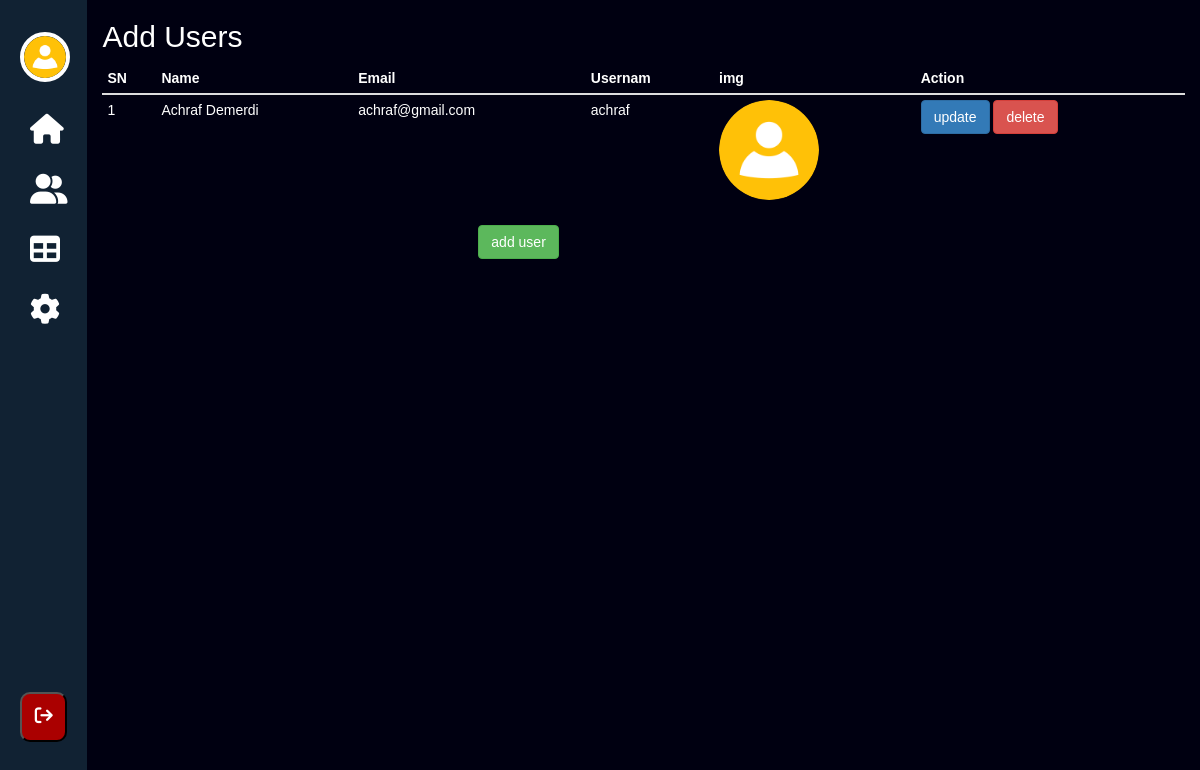
/admin/users.php (signed in), run on the app's committed database.
### tables this page shows
CREATE TABLE `users` (
  `id` int NOT NULL AUTO_INCREMENT,
  `name` varchar(45) DEFAULT NULL,
  `email` varchar(100) DEFAULT NULL,
  `username` varchar(45) DEFAULT NULL,
  `password` varchar(100) DEFAULT NULL,
  `img` varchar(255) DEFAULT NULL,
  PRIMARY KEY (`id`)
);

### admin/users.php (the view)
<?php include 'include/config.php'; ?>
<?php include "dheader.php";?>
    <div class="container" >
        <h2>Add Users </h2>
    <table class="table table-condensed">
    <thead>
      <tr>
        <th>SN</th>
        <th>Name</th>
        <th>Email</th>
        <th>Usernam</th>
        <th>img</th>
        <th>Action</th>
      </tr>
    </thead>
    <tbody>
    <?php
            $sql="SELECT * FROM users";
            $result=mysqli_query($conn,$sql);
            $no=1;
            while($row=mysqli_fetch_assoc($result)){
                echo
                "<tr>
                    <td>".$no++."</td>
                    <td>".$row['name']."</td>
                    <td>".$row['email']."</td>
                    <td>".$row['username']."</td>
                    <td><img src='img/".$row['img']."' width='100px' height='100px' style='border-radius: 50%'></td>
                    <td><a href='updateusers.php?id=".$row['id']."' class='btn btn-primary'>update</a> <a href='deleteusers.php?id=".$row['id']."'  class='btn btn-danger'>delete</a></td>
                </tr>";
            }
      ?>
    </tbody>
    </table>
<div class="col-md-6 col-md-offset-4 ">
<a href="addusers.php" class="btn btn-success">add user</a>
</div>
</body>
</html>

### admin/dheader.php (shortened to what this page needs)
<?php include 'include/config.php'; ?>
<?php
$email = $_SESSION['email'];
$sql = "SELECT name,img FROM users WHERE email = '$email'";
$result = mysqli_query($conn, $sql);
$row = mysqli_fetch_assoc($result);
$photo = $row['img'];
?>
<!DOCTYPE html>
<html lang="en">
<head>
    <link rel="stylesheet" href="https://cdnjs.cloudflare.com/ajax/libs/font-awesome/6.4.0/css/all.min.css">
    <link rel="stylesheet" href="https://cdn.jsdelivr.net/npm/bootstrap@3.4.1/dist/css/bootstrap.min.css">
    <link rel="stylesheet" href="css/dashboard.css">
</head>
<body>
    <div class="menu">
        <ul>
            <li class="profile">
                <div class="img">
                    <img src="img/<?php echo $photo ?>">
                </div>
            </li>
            <li>
                <a href="dashboard.php">
                    <i class="fas fa-home"></i>
                </a>
            </li>
            <li>
                <a href="users.php">
                    <i class="fas fa-user-group"></i>
                </a>
            </li>
            <li>
                <a href="products.php">
                    <i class="fas fa-table"></i>
                </a>
            </li>
            <li>
                <a href="#">
                    <i class="fas fa-cog"></i>
                </a>
            </li>
            <li class="log-out">
                <form action="#" method="post">
                    <button type="submit" name="logout">  <i class="fas fa-sign-out"></i></button>
                </form>
            </li>
        </ul>
    </div>

### admin/css/dashboard.css (style rules this page uses)
* { padding: 0; margin: 0; color: white; font-family: sans-serif; }
body { background-color: #001; display: flex; }
.menu { width: 90px; height: 100vh; background-color: #123; padding: 20px; overflow: hidden; transition: 0.5s; }
.profile { display: flex; align-items: center; gap: 30px; }
.img { width: 50px; height: 50px; border-radius: 50%; overflow: hidden; border: 4px solid rgb(255, 255, 255); flex-shrink: 0; }
.img img { width: 100%; }
ul { list-style: none; position: relative; height: 95%; }
.menu ul li a { display: block; text-decoration: none; margin: 10px 0; padding: 10px; border-radius: 8px; display: flex; align-items: center; gap: 40px; transition: 0.5s; }
.log-out { position: absolute; bottom: 0; width: 100%; }
.log-out button { background-color: #a00; width: 100%; font-size: 18px; height: 50px; border-radius: 10px; }
ul li a i { font-size: 30px; }

### data on the page
users: img (picture), name "Achraf Demerdi", email "achraf@gmail.com", username "achraf"
